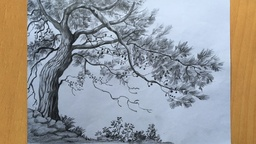
#> input picture Digital_Image_Processing/LAB/erosion_dilation.jpg, 256 x 144 px, shrunk from 1280 x 720 before the run
$ python Morphology.py
#> lines starting #> are read from the running program, lines starting #| are printed output that depends on the picture; after the words box and inside, x2 and y2 are one past the last pixel; in counts of white or black regions, pixels touching at a corner belong together
import matplotlib.pyplot as plt
import numpy as np
import cv2


def main():
    rgb = plt.imread('erosion_dilation.jpg')
#> rgb is the input picture: shape (144, 256, 3); mean R, G, B 152, 151.5, 151.4

    grayscale = rgb_to_grayscale(rgb)
    binary = grayscale_to_binary(grayscale)

    structureElement = np.ones((3, 3), dtype=np.uint8)
    '''Built in Erosion'''
    erosion = cv2.erode(binary, structureElement, iterations=1)

    '''Custom Erosion'''
    custom_erosion = custom_erode(binary, structureElement)

    '''Built in Dilation'''
    dilation = cv2.dilate(binary, structureElement, iterations=1)

    '''Custom Dilation'''
    custom_dilation = custom_dilate(binary, structureElement)

    '''Built in Opening'''
    opening = cv2.dilate(erosion, structureElement, iterations=1)

    '''Custom Opening'''
    custom_opening = custom_dilate(custom_erosion, structureElement)

    '''Built in Closing'''
    closing = cv2.erode(dilation, structureElement, iterations=1)

    '''Custom Closing'''
    custom_closing = custom_erode(custom_dilation, structureElement)

    img_set = [binary, erosion,
               custom_erosion, dilation, custom_dilation, opening, custom_opening, closing, custom_closing]
    title_set = ['Binary',
                 'Built Erosion', 'Custom Erosion', 'Built Dilation', 'Custom Dilation', 'Built Opening', 'Custom Opening', 'Built Closing', 'Custom Closing']

    plot_img(img_set, title_set)


def count_one(kernel):
    row, col = kernel.shape
    cnt = 0

    for i in range(row):
        for j in range(col):
            if kernel[i, j] > 0:
                cnt += 1
    return cnt


def padding(img, kernel):
    row, col = img.shape
    k_r, k_c = kernel.shape

    new_row = row + k_r - 1
    new_col = col + k_c - 1

    zero_padding = np.zeros((new_row, new_col), dtype=np.uint8)
    r, c = int(k_r/2), int(k_c/2)

    zero_padding[r:r+row, c:c+col] = img

    return zero_padding


def custom_erode(img, kernel):
    row, col = img.shape
    k_r, k_c = kernel.shape

    zero_padding = padding(img, kernel)
    kernel_ones = count_one(kernel)

    result = np.zeros((row, col), dtype=np.uint8)

    for i in range(row):
        for j in range(col):
            mat = zero_padding[i:i+k_r, j:j+k_c]
            mat_ones = count_one(np.multiply(mat, kernel))

            if kernel_ones == mat_ones:
                result[i, j] = 1
    return result


def custom_dilate(img, kernel):
    row, col = img.shape
    k_r, k_c = kernel.shape

    zero_padding = padding(img, kernel)
    result = np.zeros((row, col), dtype=np.uint8)

    for i in range(row):
        for j in range(col):
            mat = zero_padding[i:i+k_r, j:j+k_c]
            mat_ones = count_one(np.multiply(mat, kernel))

            if mat_ones > 0:
                result[i, j] = 1

    return result


def plot_img(img_set, title_set):
    n = len(img_set)
    plt.figure(figsize=(15, 15))

    for i in range(n):
        plt.subplot(3, 3, i+1)
        plt.title(title_set[i])

        ch = len(img_set[i].shape)
        if ch == 3:
            plt.imshow(img_set[i])
        else:
            plt.imshow(img_set[i], cmap='gray')

    plt.show()


def rgb_to_grayscale(rgb):
    red, green, blue = rgb[:, :, 0], rgb[:, :, 1], rgb[:, :, 2]
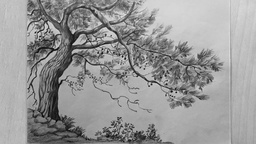
#> red: shape (144, 256); min 4, max 222, mean 152
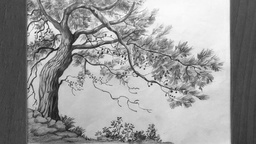
#> blue: shape (144, 256); min 22, max 253, mean 151.4
    grayscale = red * 0.2989 + green * 0.5087 + blue * 0.1140
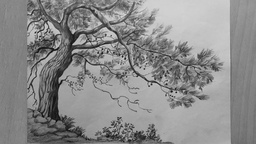
#> grayscale: shape (144, 256) float64; min 10.11, max 215.5, mean 139.7
    grayscale = grayscale.astype(int)

    return grayscale


def grayscale_to_binary(grayscale):
    row, col = grayscale.shape
#> row = 144; col = 256
    threshold = 127

    custom_binary = np.zeros((row, col), dtype=np.uint8)

    for i in range(row):
        for j in range(col):
            if grayscale[i, j] >= threshold:
                custom_binary[i, j] = 1
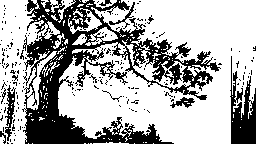
#> custom_binary: shape (144, 256); values 0 (black) and 1 (white), 67.4% white; 207 black regions (194 under 20 px), largest, box (x1, y1, x2, y2) and area: (22, 0, 221, 144) 9530, (230, 56, 256, 144) 1238, (5, 85, 16, 141) 263

    return custom_binary


if __name__ == '__main__':
    main()
#> in main, `erosion = cv2.erode(binary, structureElement, iterations=1)`:
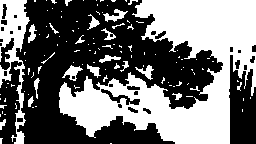
#> erosion: shape (144, 256); values 0 (black) and 1 (white), 45% white; 120 white regions (97 under 20 px), largest, box (x1, y1, x2, y2) and area: (59, 0, 256, 144) 13276, (0, 0, 30, 144) 1726, (103, 9, 128, 22) 142
#> in padding, `zero_padding[r:r+row, c:c+col] = img`: zero_padding: shape (146, 258); values 0 (black) and 1 (white), 65.9% white; 196 black regions (186 under 20 px), largest, box (x1, y1, x2, y2) and area: (0, 0, 258, 146) 11669, (6, 86, 17, 142) 263, (171, 98, 196, 109) 126
#> after the loop in custom_erode, `for i in range(row):`: result: shape (144, 256); values 0 (black) and 1 (white), 43.8% white; 116 white regions (95 under 20 px), largest, box (x1, y1, x2, y2) and area: (59, 1, 255, 143) 13028, (1, 1, 30, 143) 1608, (103, 9, 128, 22) 142
#> in main, `dilation = cv2.dilate(binary, structureElement, iterations=1)`: dilation: shape (144, 256); values 0 (black) and 1 (white), 87.7% white; 136 black regions (122 under 20 px), largest, box (x1, y1, x2, y2) and area: (27, 5, 121, 144) 2448, (232, 94, 256, 144) 738, (128, 127, 171, 144) 237
#> in main, `opening = cv2.dilate(erosion, structureElement, iterations=1)`: opening: shape (144, 256); values 0 (black) and 1 (white), 57.7% white; 60 black regions (54 under 20 px), largest, box (x1, y1, x2, y2) and area: (17, 0, 222, 144) 13080, (230, 56, 256, 144) 1455, (0, 82, 18, 144) 628, (10, 62, 20, 86) 109, (0, 42, 13, 69) 93, (102, 90, 124, 102) 32
#> in padding (call 3), `zero_padding[r:r+row, c:c+col] = img`: zero_padding: shape (146, 258); values 0 (black) and 1 (white), 42.9% white; 116 white regions (95 under 20 px), largest, box (x1, y1, x2, y2) and area: (60, 2, 256, 144) 13028, (2, 2, 31, 144) 1608, (104, 10, 129, 23) 142
#> after the loop in custom_dilate (call 2), `for i in range(row):`:
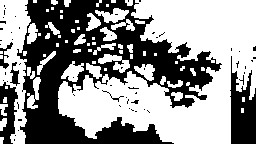
#> result: shape (144, 256); values 0 (black) and 1 (white), 57.4% white; 59 black regions (53 under 20 px), largest, box (x1, y1, x2, y2) and area: (17, 0, 222, 144) 13128, (230, 56, 256, 144) 1455, (0, 82, 18, 144) 661, (0, 42, 13, 69) 113, (10, 62, 20, 86) 109, (102, 90, 124, 102) 32
#> in main, `closing = cv2.erode(dilation, structureElement, iterations=1)`: closing: shape (144, 256); values 0 (black) and 1 (white), 78.3% white; 79 black regions (35 under 20 px), largest, box (x1, y1, x2, y2) and area: (25, 0, 125, 144) 3699, (231, 93, 256, 144) 927, (27, 35, 57, 60) 371
#> in padding (call 4), `zero_padding[r:r+row, c:c+col] = img`: zero_padding: shape (146, 258); values 0 (black) and 1 (white), 85.8% white; 126 black regions (114 under 20 px), largest, box (x1, y1, x2, y2) and area: (0, 0, 258, 146) 4274, (29, 40, 55, 60) 196, (172, 67, 180, 84) 48
#> after the loop in custom_erode (call 2), `for i in range(row):`:
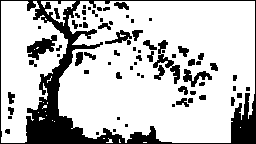
#> result: shape (144, 256); values 0 (black) and 1 (white), 76.7% white; 72 black regions (32 under 20 px), largest, box (x1, y1, x2, y2) and area: (0, 0, 256, 144) 5714, (27, 35, 57, 60) 371, (153, 40, 180, 84) 328
